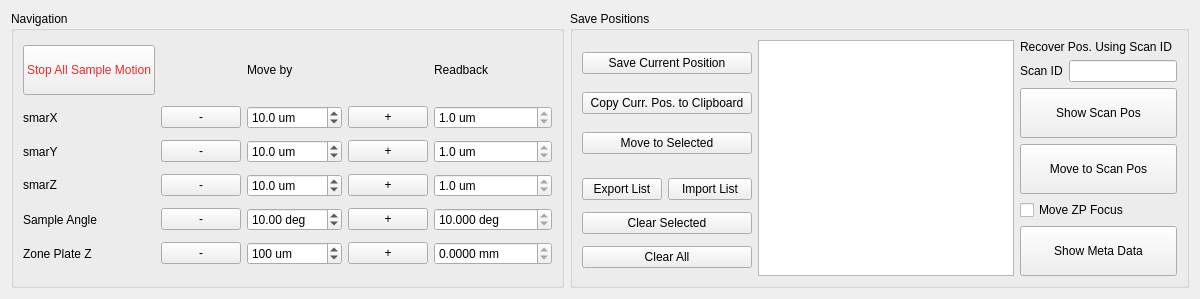
          <widget class="QWidget" name="tab_8">
           <attribute name="title">
            <string>Zone Plate Module</string>
           </attribute>
           <layout class="QGridLayout" name="gridLayout_8">
            <item row="0" column="0">
             <widget class="QGroupBox" name="groupBox_36">
              <property name="enabled">
               <bool>true</bool>
              </property>
              <property name="sizePolicy">
               <sizepolicy hsizetype="Preferred" vsizetype="Preferred">
                <horstretch>0</horstretch>
                <verstretch>0</verstretch>
               </sizepolicy>
              </property>
              <property name="styleSheet">
               <string notr="true"/>
              </property>
              <property name="title">
               <string>Navigation</string>
              </property>
              <layout class="QGridLayout" name="gridLayout_69">
               <item row="5" column="1">
                <widget class="QPushButton" name="pb_move_zpz_neg">
                 <property name="sizePolicy">
                  <sizepolicy hsizetype="Preferred" vsizetype="Fixed">
                   <horstretch>0</horstretch>
                   <verstretch>0</verstretch>
                  </sizepolicy>
                 </property>
                 <property name="text">
                  <string>-</string>
                 </property>
                </widget>
               </item>
               <item row="1" column="0">
                <widget class="QLabel" name="label_160">
                 <property name="sizePolicy">
                  <sizepolicy hsizetype="Fixed" vsizetype="Preferred">
                   <horstretch>0</horstretch>
                   <verstretch>0</verstretch>
                  </sizepolicy>
                 </property>
                 <property name="text">
                  <string>smarX</string>
                 </property>
                </widget>
               </item>
               <item row="5" column="3">
                <widget class="QPushButton" name="pb_move_zpz_pos">
                 <property name="sizePolicy">
                  <sizepolicy hsizetype="Preferred" vsizetype="Fixed">
                   <horstretch>0</horstretch>
                   <verstretch>0</verstretch>
                  </sizepolicy>
                 </property>
                 <property name="text">
                  <string>+</string>
                 </property>
                </widget>
               </item>
               <item row="0" column="2">
                <widget class="QLabel" name="label_129">
                 <property name="sizePolicy">
                  <sizepolicy hsizetype="Preferred" vsizetype="Fixed">
                   <horstretch>0</horstretch>
                   <verstretch>0</verstretch>
                  </sizepolicy>
                 </property>
                 <property name="styleSheet">
                  <string notr="true"/>
                 </property>
                 <property name="text">
                  <string>Move by</string>
                 </property>
                </widget>
               </item>
               <item row="3" column="1">
                <widget class="QPushButton" name="pb_move_smarz_neg">
                 <property name="sizePolicy">
                  <sizepolicy hsizetype="Preferred" vsizetype="Fixed">
                   <horstretch>0</horstretch>
                   <verstretch>0</verstretch>
                  </sizepolicy>
                 </property>
                 <property name="text">
                  <string>-</string>
                 </property>
                </widget>
               </item>
               <item row="2" column="4">
                <widget class="QDoubleSpinBox" name="db_smary">
                 <property name="sizePolicy">
                  <sizepolicy hsizetype="Preferred" vsizetype="Fixed">
                   <horstretch>0</horstretch>
                   <verstretch>0</verstretch>
                  </sizepolicy>
                 </property>
                 <property name="readOnly">
                  <bool>true</bool>
                 </property>
                 <property name="buttonSymbols">
                  <enum>QAbstractSpinBox::UpDownArrows</enum>
                 </property>
                 <property name="suffix">
                  <string> um</string>
                 </property>
                 <property name="decimals">
                  <number>1</number>
                 </property>
                 <property name="minimum">
                  <double>-99999.000000000000000</double>
                 </property>
                 <property name="maximum">
                  <double>99999.000000000000000</double>
                 </property>
                 <property name="value">
                  <double>1.000000000000000</double>
                 </property>
                </widget>
               </item>
               <item row="2" column="1">
                <widget class="QPushButton" name="pb_move_smary_neg">
                 <property name="sizePolicy">
                  <sizepolicy hsizetype="Preferred" vsizetype="Fixed">
                   <horstretch>0</horstretch>
                   <verstretch>0</verstretch>
                  </sizepolicy>
                 </property>
                 <property name="text">
                  <string>-</string>
                 </property>
                </widget>
               </item>
               <item row="3" column="0">
                <widget class="QLabel" name="label_42">
                 <property name="sizePolicy">
                  <sizepolicy hsizetype="Fixed" vsizetype="Fixed">
                   <horstretch>0</horstretch>
                   <verstretch>0</verstretch>
                  </sizepolicy>
                 </property>
                 <property name="text">
                  <string>smarZ</string>
                 </property>
                </widget>
               </item>
               <item row="3" column="2">
                <widget class="QDoubleSpinBox" name="db_move_smarz">
                 <property name="sizePolicy">
                  <sizepolicy hsizetype="Preferred" vsizetype="Fixed">
                   <horstretch>0</horstretch>
                   <verstretch>0</verstretch>
                  </sizepolicy>
                 </property>
                 <property name="suffix">
                  <string> um</string>
                 </property>
                 <property name="decimals">
                  <number>1</number>
                 </property>
                 <property name="minimum">
                  <double>-10000.000000000000000</double>
                 </property>
                 <property name="maximum">
                  <double>10000.000000000000000</double>
                 </property>
                 <property name="singleStep">
                  <double>5.000000000000000</double>
                 </property>
                 <property name="value">
                  <double>10.000000000000000</double>
                 </property>
                </widget>
               </item>
               <item row="2" column="0">
                <widget class="QLabel" name="label_162">
                 <property name="sizePolicy">
                  <sizepolicy hsizetype="Fixed" vsizetype="Preferred">
                   <horstretch>0</horstretch>
                   <verstretch>0</verstretch>
                  </sizepolicy>
                 </property>
                 <property name="text">
                  <string>smarY</string>
                 </property>
                </widget>
               </item>
               <item row="2" column="2">
                <widget class="QDoubleSpinBox" name="db_move_smary">
                 <property name="sizePolicy">
                  <sizepolicy hsizetype="Preferred" vsizetype="Fixed">
                   <horstretch>0</horstretch>
                   <verstretch>0</verstretch>
                  </sizepolicy>
                 </property>
                 <property name="suffix">
                  <string> um</string>
                 </property>
                 <property name="decimals">
                  <number>1</number>
                 </property>
                 <property name="minimum">
                  <double>-10000.000000000000000</double>
                 </property>
                 <property name="maximum">
                  <double>10000.000000000000000</double>
                 </property>
                 <property name="singleStep">
                  <double>5.000000000000000</double>
                 </property>
                 <property name="value">
                  <double>10.000000000000000</double>
                 </property>
                </widget>
               </item>
               <item row="0" column="4">
                <widget class="QLabel" name="label_158">
                 <property name="sizePolicy">
                  <sizepolicy hsizetype="Preferred" vsizetype="Fixed">
                   <horstretch>0</horstretch>
                   <verstretch>0</verstretch>
                  </sizepolicy>
                 </property>
                 <property name="text">
                  <string>Readback</string>
                 </property>
                </widget>
               </item>
               <item row="4" column="1">
                <widget class="QPushButton" name="pb_move_zpsth_pos_neg">
                 <property name="sizePolicy">
                  <sizepolicy hsizetype="Preferred" vsizetype="Fixed">
                   <horstretch>0</horstretch>
                   <verstretch>0</verstretch>
                  </sizepolicy>
                 </property>
                 <property name="text">
                  <string>-</string>
                 </property>
                </widget>
               </item>
               <item row="5" column="2">
                <widget class="QDoubleSpinBox" name="db_move_zpz">
                 <property name="sizePolicy">
                  <sizepolicy hsizetype="Preferred" vsizetype="Fixed">
                   <horstretch>0</horstretch>
                   <verstretch>0</verstretch>
                  </sizepolicy>
                 </property>
                 <property name="suffix">
                  <string> um</string>
                 </property>
                 <property name="decimals">
                  <number>0</number>
                 </property>
                 <property name="minimum">
                  <double>-50000.000000000000000</double>
                 </property>
                 <property name="maximum">
                  <double>50000.000000000000000</double>
                 </property>
                 <property name="singleStep">
                  <double>100.000000000000000</double>
                 </property>
                 <property name="value">
                  <double>100.000000000000000</double>
                 </property>
                </widget>
               </item>
               <item row="1" column="4">
                <widget class="QDoubleSpinBox" name="db_smarx">
                 <property name="sizePolicy">
                  <sizepolicy hsizetype="Preferred" vsizetype="Fixed">
                   <horstretch>0</horstretch>
                   <verstretch>0</verstretch>
                  </sizepolicy>
                 </property>
                 <property name="readOnly">
                  <bool>true</bool>
                 </property>
                 <property name="buttonSymbols">
                  <enum>QAbstractSpinBox::UpDownArrows</enum>
                 </property>
                 <property name="suffix">
                  <string> um</string>
                 </property>
                 <property name="decimals">
                  <number>1</number>
                 </property>
                 <property name="minimum">
                  <double>-99999.000000000000000</double>
                 </property>
                 <property name="maximum">
                  <double>99999.000000000000000</double>
                 </property>
                 <property name="value">
                  <double>1.000000000000000</double>
                 </property>
                </widget>
               </item>
               <item row="5" column="0">
                <widget class="QLabel" name="label_78">
                 <property name="sizePolicy">
                  <sizepolicy hsizetype="Fixed" vsizetype="Preferred">
                   <horstretch>0</horstretch>
                   <verstretch>0</verstretch>
                  </sizepolicy>
                 </property>
                 <property name="text">
                  <string>Zone Plate Z  </string>
                 </property>
                </widget>
               </item>
               <item row="1" column="3">
                <widget class="QPushButton" name="pb_move_smarx_pos">
                 <property name="sizePolicy">
                  <sizepolicy hsizetype="Preferred" vsizetype="Fixed">
                   <horstretch>0</horstretch>
                   <verstretch>0</verstretch>
                  </sizepolicy>
                 </property>
                 <property name="text">
                  <string>  +  </string>
                 </property>
                </widget>
               </item>
               <item row="2" column="3">
                <widget class="QPushButton" name="pb_move_smary_pos">
                 <property name="sizePolicy">
                  <sizepolicy hsizetype="Preferred" vsizetype="Fixed">
                   <horstretch>0</horstretch>
                   <verstretch>0</verstretch>
                  </sizepolicy>
                 </property>
                 <property name="text">
                  <string>+</string>
                 </property>
                </widget>
               </item>
               <item row="3" column="3">
                <widget class="QPushButton" name="pb_move_smarz_pos">
                 <property name="sizePolicy">
                  <sizepolicy hsizetype="Preferred" vsizetype="Fixed">
                   <horstretch>0</horstretch>
                   <verstretch>0</verstretch>
                  </sizepolicy>
                 </property>
                 <property name="text">
                  <string>+</string>
                 </property>
                </widget>
               </item>
               <item row="4" column="3">
                <widget class="QPushButton" name="pb_move_zpsth_pos">
                 <property name="sizePolicy">
                  <sizepolicy hsizetype="Preferred" vsizetype="Fixed">
                   <horstretch>0</horstretch>
                   <verstretch>0</verstretch>
                  </sizepolicy>
                 </property>
                 <property name="text">
                  <string>+</string>
                 </property>
                </widget>
               </item>
               <item row="4" column="2">
                <widget class="QDoubleSpinBox" name="db_move_zpsth">
                 <property name="sizePolicy">
                  <sizepolicy hsizetype="Preferred" vsizetype="Fixed">
                   <horstretch>0</horstretch>
                   <verstretch>0</verstretch>
                  </sizepolicy>
                 </property>
                 <property name="suffix">
                  <string> deg</string>
                 </property>
                 <property name="minimum">
                  <double>-120.000000000000000</double>
                 </property>
                 <property name="maximum">
                  <double>120.000000000000000</double>
                 </property>
                 <property name="singleStep">
                  <double>10.000000000000000</double>
                 </property>
                 <property name="value">
                  <double>10.000000000000000</double>
                 </property>
                </widget>
               </item>
               <item row="4" column="4">
                <widget class="QDoubleSpinBox" name="db_zpsth">
                 <property name="sizePolicy">
                  <sizepolicy hsizetype="Preferred" vsizetype="Fixed">
                   <horstretch>0</horstretch>
                   <verstretch>0</verstretch>
                  </sizepolicy>
                 </property>
                 <property name="readOnly">
                  <bool>true</bool>
                 </property>
                 <property name="buttonSymbols">
                  <enum>QAbstractSpinBox::UpDownArrows</enum>
                 </property>
                 <property name="suffix">
                  <string> deg</string>
                 </property>
                 <property name="decimals">
                  <number>3</number>
                 </property>
                 <property name="minimum">
                  <double>-200.000000000000000</double>
                 </property>
                 <property name="maximum">
                  <double>200.000000000000000</double>
                 </property>
                 <property name="value">
                  <double>10.000000000000000</double>
                 </property>
                </widget>
               </item>
               <item row="1" column="1">
                <widget class="QPushButton" name="pb_move_smarx_neg">
                 <property name="sizePolicy">
                  <sizepolicy hsizetype="Preferred" vsizetype="Fixed">
                   <horstretch>0</horstretch>
                   <verstretch>0</verstretch>
                  </sizepolicy>
                 </property>
                 <property name="text">
                  <string>   -   </string>
                 </property>
                </widget>
               </item>
               <item row="3" column="4">
                <widget class="QDoubleSpinBox" name="db_smarz">
                 <property name="sizePolicy">
                  <sizepolicy hsizetype="Preferred" vsizetype="Fixed">
                   <horstretch>0</horstretch>
                   <verstretch>0</verstretch>
                  </sizepolicy>
                 </property>
                 <property name="readOnly">
                  <bool>true</bool>
                 </property>
                 <property name="buttonSymbols">
                  <enum>QAbstractSpinBox::UpDownArrows</enum>
                 </property>
                 <property name="suffix">
                  <string> um</string>
                 </property>
                 <property name="decimals">
                  <number>1</number>
                 </property>
                 <property name="minimum">
                  <double>-99999.000000000000000</double>
                 </property>
                 <property name="maximum">
                  <double>99999.000000000000000</double>
                 </property>
                 <property name="value">
                  <double>1.000000000000000</double>
                 </property>
                </widget>
               </item>
               <item row="5" column="4">
                <widget class="QDoubleSpinBox" name="db_zpz1">
                 <property name="sizePolicy">
                  <sizepolicy hsizetype="Preferred" vsizetype="Fixed">
                   <horstretch>0</horstretch>
                   <verstretch>0</verstretch>
                  </sizepolicy>
                 </property>
                 <property name="readOnly">
                  <bool>true</bool>
                 </property>
                 <property name="buttonSymbols">
                  <enum>QAbstractSpinBox::UpDownArrows</enum>
                 </property>
                 <property name="suffix">
                  <string> mm</string>
                 </property>
                 <property name="decimals">
                  <number>4</number>
                 </property>
                 <property name="minimum">
                  <double>-10000.000000000000000</double>
                 </property>
                 <property name="maximum">
                  <double>50000.000000000000000</double>
                 </property>
                 <property name="value">
                  <double>0.000000000000000</double>
                 </property>
                </widget>
               </item>
               <item row="1" column="2">
                <widget class="QDoubleSpinBox" name="db_move_smarx">
                 <property name="sizePolicy">
                  <sizepolicy hsizetype="Preferred" vsizetype="Fixed">
                   <horstretch>0</horstretch>
                   <verstretch>0</verstretch>
                  </sizepolicy>
                 </property>
                 <property name="suffix">
                  <string> um</string>
                 </property>
                 <property name="decimals">
                  <number>1</number>
                 </property>
                 <property name="minimum">
                  <double>-10000.000000000000000</double>
                 </property>
                 <property name="maximum">
                  <double>10000.000000000000000</double>
                 </property>
                 <property name="singleStep">
                  <double>5.000000000000000</double>
                 </property>
                 <property name="value">
                  <double>10.000000000000000</double>
                 </property>
                </widget>
               </item>
               <item row="4" column="0">
                <widget class="QLabel" name="label_159">
                 <property name="sizePolicy">
                  <sizepolicy hsizetype="Fixed" vsizetype="Preferred">
                   <horstretch>0</horstretch>
                   <verstretch>0</verstretch>
                  </sizepolicy>
                 </property>
                 <property name="text">
                  <string>Sample Angle  </string>
                 </property>
                </widget>
               </item>
               <item row="0" column="0">
                <widget class="QPushButton" name="pb_zp_stop_all_sample">
                 <property name="sizePolicy">
                  <sizepolicy hsizetype="Preferred" vsizetype="Fixed">
                   <horstretch>0</horstretch>
                   <verstretch>0</verstretch>
                  </sizepolicy>
                 </property>
                 <property name="styleSheet">
                  <string notr="true">color: rgb(239, 41, 41);</string>
                 </property>
                 <property name="text">
                  <string>
Stop All Sample Motion
</string>
                 </property>
                </widget>
               </item>
              </layout>
             </widget>
            </item>
            <item row="0" column="1">
             <widget class="QGroupBox" name="groupBox_37">
              <property name="sizePolicy">
               <sizepolicy hsizetype="Preferred" vsizetype="Preferred">
                <horstretch>0</horstretch>
                <verstretch>0</verstretch>
               </sizepolicy>
              </property>
              <property name="title">
               <string>Save Positions</string>
              </property>
              <layout class="QGridLayout" name="gridLayout">
               <item row="0" column="0">
                <layout class="QGridLayout" name="gridLayout_122">
                 <item row="0" column="0">
                  <layout class="QHBoxLayout" name="horizontalLayout_38">
                   <item>
                    <widget class="QPushButton" name="pb_save_pos_zp">
                     <property name="sizePolicy">
                      <sizepolicy hsizetype="Preferred" vsizetype="Fixed">
                       <horstretch>0</horstretch>
                       <verstretch>0</verstretch>
                      </sizepolicy>
                     </property>
                     <property name="styleSheet">
                      <string notr="true"/>
                     </property>
                     <property name="text">
                      <string>Save Current Position</string>
                     </property>
                    </widget>
                   </item>
                  </layout>
                 </item>
                 <item row="3" column="0">
                  <widget class="QPushButton" name="pb_move_pos_zp">
                   <property name="sizePolicy">
                    <sizepolicy hsizetype="Preferred" vsizetype="Fixed">
                     <horstretch>0</horstretch>
                     <verstretch>0</verstretch>
                    </sizepolicy>
                   </property>
                   <property name="styleSheet">
                    <string notr="true"/>
                   </property>
                   <property name="text">
                    <string>Move to Selected</string>
                   </property>
                  </widget>
                 </item>
                 <item row="1" column="0">
                  <widget class="QPushButton" name="pb_copy_curr_pos_zp">
                   <property name="toolTip">
                    <string>motor values to clipboard</string>
                   </property>
                   <property name="text">
                    <string>Copy Curr. Pos. to Clipboard</string>
                   </property>
                  </widget>
                 </item>
                </layout>
               </item>
               <item row="0" column="1" rowspan="2">
                <widget class="QListWidget" name="zp_sample_roi_list_widget">
                 <property name="sizePolicy">
                  <sizepolicy hsizetype="MinimumExpanding" vsizetype="Preferred">
                   <horstretch>0</horstretch>
                   <verstretch>0</verstretch>
                  </sizepolicy>
                 </property>
                </widget>
               </item>
               <item row="0" column="2" rowspan="2">
                <layout class="QVBoxLayout" name="verticalLayout_8">
                 <item>
                  <widget class="QLabel" name="label_163">
                   <property name="text">
                    <string>Recover Pos. Using Scan ID</string>
                   </property>
                  </widget>
                 </item>
                 <item>
                  <layout class="QHBoxLayout" name="horizontalLayout_35">
                   <item>
                    <widget class="QLabel" name="label_164">
                     <property name="sizePolicy">
                      <sizepolicy hsizetype="Preferred" vsizetype="Fixed">
                       <horstretch>0</horstretch>
                       <verstretch>0</verstretch>
                      </sizepolicy>
                     </property>
                     <property name="text">
                      <string>Scan ID</string>
                     </property>
                    </widget>
                   </item>
                   <item>
                    <widget class="QLineEdit" name="le_sid_position_zp">
                     <property name="sizePolicy">
                      <sizepolicy hsizetype="Preferred" vsizetype="Fixed">
                       <horstretch>0</horstretch>
                       <verstretch>0</verstretch>
                      </sizepolicy>
                     </property>
                    </widget>
                   </item>
                  </layout>
                 </item>
                 <item>
                  <widget class="QPushButton" name="pb_show_scan_pos_zp">
                   <property name="sizePolicy">
                    <sizepolicy hsizetype="Preferred" vsizetype="Fixed">
                     <horstretch>0</horstretch>
                     <verstretch>0</verstretch>
                    </sizepolicy>
                   </property>
                   <property name="text">
                    <string>
Show Scan Pos
</string>
                   </property>
                  </widget>
                 </item>
                 <item>
                  <widget class="QPushButton" name="pb_recover_scan_pos_zp">
                   <property name="sizePolicy">
                    <sizepolicy hsizetype="Preferred" vsizetype="Fixed">
                     <horstretch>0</horstretch>
                     <verstretch>0</verstretch>
                    </sizepolicy>
                   </property>
                   <property name="text">
                    <string>
Move to Scan Pos
</string>
                   </property>
                  </widget>
                 </item>
                 <item>
                  <widget class="QCheckBox" name="cb_sid_moveZPZ">
                   <property name="sizePolicy">
                    <sizepolicy hsizetype="Preferred" vsizetype="Fixed">
                     <horstretch>0</horstretch>
                     <verstretch>0</verstretch>
                    </sizepolicy>
                   </property>
                   <property name="text">
                    <string>Move ZP Focus</string>
                   </property>
                  </widget>
                 </item>
                 <item>
                  <widget class="QPushButton" name="pb_print_scan_meta_zp">
                   <property name="sizePolicy">
                    <sizepolicy hsizetype="Preferred" vsizetype="Fixed">
                     <horstretch>0</horstretch>
                     <verstretch>0</verstretch>
                    </sizepolicy>
                   </property>
                   <property name="text">
                    <string>
Show Meta Data
</string>
                   </property>
                  </widget>
                 </item>
                </layout>
               </item>
               <item row="1" column="0">
                <layout class="QGridLayout" name="gridLayout_123">
                 <item row="0" column="0">
                  <layout class="QHBoxLayout" name="horizontalLayout_80">
                   <item>
                    <widget class="QPushButton" name="pb_roiList_export_zp">
                     <property name="text">
                      <string>  Export List  </string>
                     </property>
                    </widget>
                   </item>
                   <item>
                    <widget class="QPushButton" name="pb_roiList_import_zp">
                     <property name="text">
                      <string>   Import List   </string>
                     </property>
                    </widget>
                   </item>
                  </layout>
                 </item>
                 <item row="2" column="0">
                  <widget class="QPushButton" name="pb_roiList_clear_zp">
                   <property name="text">
                    <string>Clear All</string>
                   </property>
                  </widget>
                 </item>
                 <item row="1" column="0">
                  <widget class="QPushButton" name="pb_roiList_clear_sel_zp">
                   <property name="text">
                    <string>Clear Selected</string>
                   </property>
                  </widget>
                 </item>
                </layout>
               </item>
              </layout>
             </widget>
            </item>
           </layout>
          </widget>
